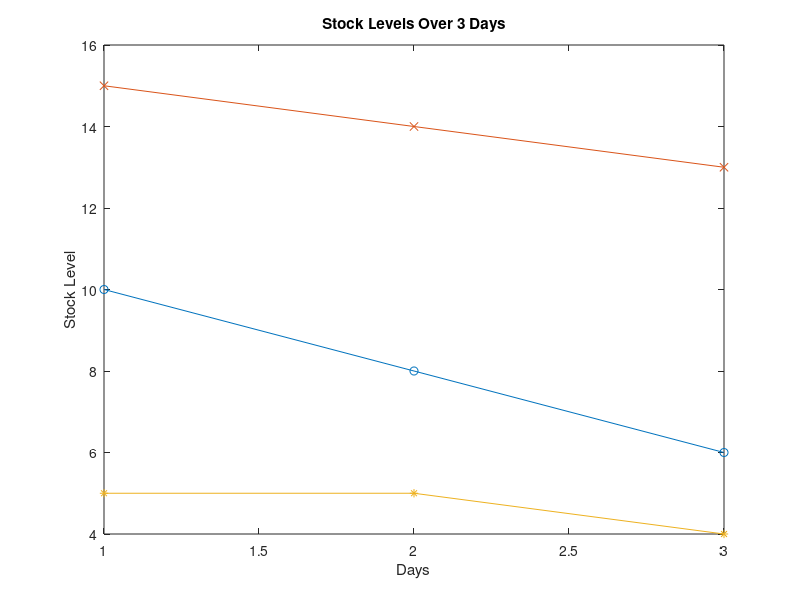

Write MATLAB code to recreate this figure.
% Kitchen Inventory Management System
% This script tracks stock levels of kitchen items over 3 days and visualizes them with a plot.

% Step 1: Initialize vectors for stock levels of three items over 3 days
items = ["Flour", "Sugar", "Salt"]; % Kitchen items

% Stock levels for each item (one vector for each item, corresponding to 3 days)
flourStock = [10, 8, 6];   % Stock of flour on Day 1, Day 2, Day 3
sugarStock = [15, 14, 13]; % Stock of sugar on Day 1, Day 2, Day 3
saltStock = [5, 5, 4];     % Stock of salt on Day 1, Day 2, Day 3

% Step 2: Plot the stock levels for each item over the 3 days
days = [1, 2, 3]; % Vector representing Day 1, Day 2, and Day 3

% Plot each item's stock levels
plot(days, flourStock, '-o');  % Plot flour stock levels with circles
hold on;                       % Hold the current plot to overlay the next plots
plot(days, sugarStock, '-x');   % Plot sugar stock levels with x markers
plot(days, saltStock, '-*');    % Plot salt stock levels with star markers
hold off;                      % Release the plot hold

% Add labels and a title
xlabel('Days');                    % Label for the x-axis
ylabel('Stock Level');             % Label for the y-axis
title('Stock Levels Over 3 Days'); % Title for the plot
